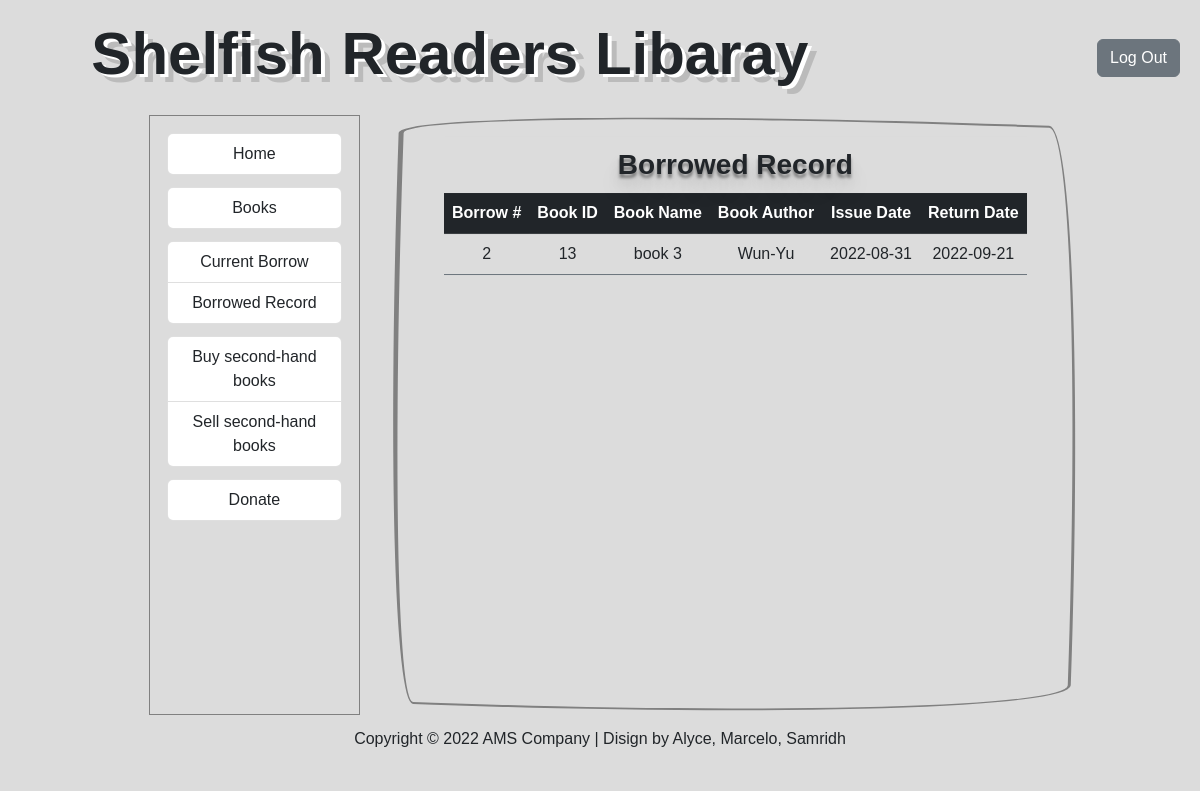
Screenshot of /panelUser/brwrec (signed in) with the database file from the repository.
### tables this page shows
CREATE TABLE `borrow_tb` (
  `borrow_id` tinyint(11) NOT NULL,
  `issue_date` date DEFAULT NULL,
  `expiry_date` date DEFAULT NULL,
  `return_date` date DEFAULT NULL,
  `status` varchar(200) NOT NULL,
  `b_id` tinyint(11) NOT NULL,
  `user_id` tinyint(11) NOT NULL,
  `extend_times` int(11) DEFAULT 0
);

CREATE TABLE `books_tb` (
  `b_id` tinyint(11) NOT NULL,
  `b_title` varchar(50) NOT NULL,
  `b_author` varchar(50) NOT NULL,
  `b_price` float NOT NULL,
  `b_description` varchar(200) NOT NULL,
  `b_keywords` varchar(100) NOT NULL,
  `b_likes` int(10) NOT NULL
);

### panelUser/index.php (called while the page is built, shortened)
<?php
    include './websettings/routing.php';
    include './masterpages/header.php';
    include $pageCompo;
    include './masterpages/footer.php';
?>

### panelUser/pages/brwrec.php (the view, shortened to what this page needs)
<section class="main_content">
    <article class="brwrec_body">
        <h3>Borrowed Record</h3>
        <table class="table">
            <thead>
                <tr class="table-dark">
                    <th>Borrow #</th>
                    <th>Book ID</th>
                    <th>Book Name</th>
                    <th>Book Author</th>
                    <th>Issue Date</th>
                    <th>Return Date</th>
                </tr>
            </thead>
            <tbody>
            <?php
                if($dbConection->connect_error){
                    die("Connection error");
                }
                else{
                    $bookSelect = "SELECT * FROM borrow_tb INNER JOIN books_tb ON borrow_tb.b_id = books_tb.b_id INNER JOIN user_tb ON borrow_tb.user_id = user_tb.user_id";
                    $result = $dbConection->query($bookSelect);
                    while($row = $result->fetch_assoc()){
                        if($row['status'] == 'borrowed'){
                            if($row['username'] == $_SESSION['username']){
                                echo "<tr class='border-secondary'>";
                                echo "<td>".$row['borrow_id']."</td>";
                                echo "<td>".$row['b_id']."</td>";
                                echo "<td>".$row['b_title']."</td>";
                                echo "<td>".$row['b_author']."</td>";
                                echo "<td>".$row['issue_date']."</td>";
                                echo "<td>".$row['return_date']."</td>";
                                echo "</tr>";
                            }
                        }
                    }
                }
            ?>
            </tbody>
        </table>
    </article>
</section>

### panelUser/css/style.css (style rules this page uses)
* { margin: 0%; padding: 0%; font-family: sans-serif; background-color: gainsboro; }
.main_content { width: 72%; padding: 2%; display: flex; justify-content: center; border: 1px solid gray; border-top-left-radius: 10px 100px; border-width: 2px 3px 2px 5px; border-radius: 90% 6% 93% 5% / 5% 94% 7% 95%; transform: rotate(2deg); }
.home_body, .books_body, .edituser_body, .curbrw_body, .brwrec_body, .sellform_body, .donate_body { transform: rotate(-2deg); height: 100%; }
.home_body h3, .books_body h3, .edituser_body h3, .curbrw_body h3, .brwrec_body h3, .sellform_body h3, .donate_body h3, .buyer_body h3 { text-align: center; padding: 2%; margin: 0%; text-shadow: 0px 4px 3px rgba(0,0,0,0.4), 0px 8px 13px rgba(0,0,0,0.1), 0px 18px 23px rgba(0,0,0,0.1); font-weight: 600; }
.table { text-align: center; }
.table td { vertical-align: middle; }

### rows the page displays
borrow_tb: borrow_id "2", b.b_id "13", b.b_title "book 3", b.b_author "Wun-Yu", issue_date "2022-08-31", return_date "2022-09-21"
